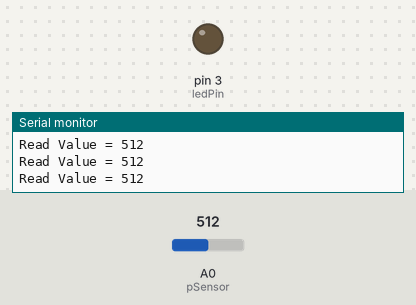
This sketch was run on a simulated Arduino Uno, built with avr-gcc and run on an emulated ATmega328P. On the bench: output pins drawn as LEDs (lit = HIGH), the last lines printed to the serial monitor. Inputs (shaded band) come from the test bench; at power-on: A0 (pSensor) = 512.

Above: at 1.2 s.
1.3 s: A0 (pSensor) set to 208
2.8 s: A0 (pSensor) set to 185
At 3.9 s:
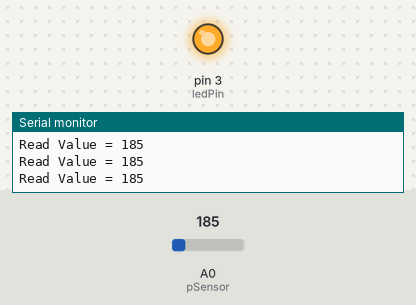
4.3 s: A0 (pSensor) set to 210
At 5.3 s:
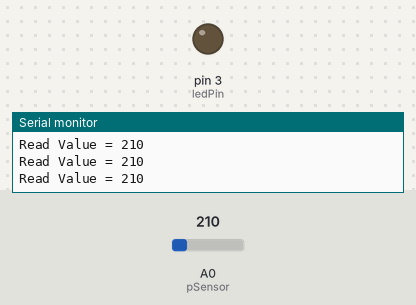
5.9 s: A0 (pSensor) set to 190
At 6.6 s:
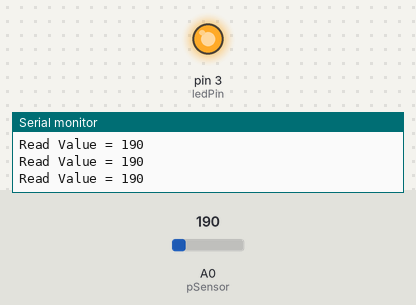
Timing chart, 0 to 8.5 s (numbered marks = the images above; inputs shaded):
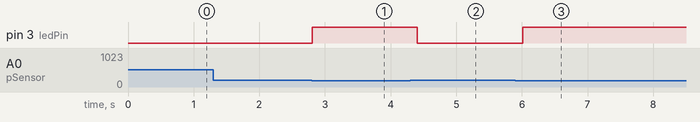

The sketch:

app.ino
```cpp
int pSensor = A0;
int ledPin = 3;
void setup()
{
    Serial.begin(9600);
    pinMode(ledPin, OUTPUT);
}
void loop()
{
    int readVal = analogRead(pSensor);
    Serial.print("Read Value = ");
    Serial.println(readVal);
    if (readVal < 200)
    { // 어두워지면 LED 켜기
        digitalWrite(ledPin, HIGH);
    }
    else
    {
        digitalWrite(ledPin, LOW);
    }
    delay(200);
}
```

Measured:
- the behaviour switches between 200 and 199 on A0 (pSensor) (found by bisection; images 0 and 1)
- after the input at 2.8 s, pin 3 (ledPin): LOW → HIGH at once
- after the input at 4.3 s, pin 3 (ledPin): HIGH → LOW after 0.11 s
- after the input at 5.9 s, pin 3 (ledPin): LOW → HIGH after 0.11 s
